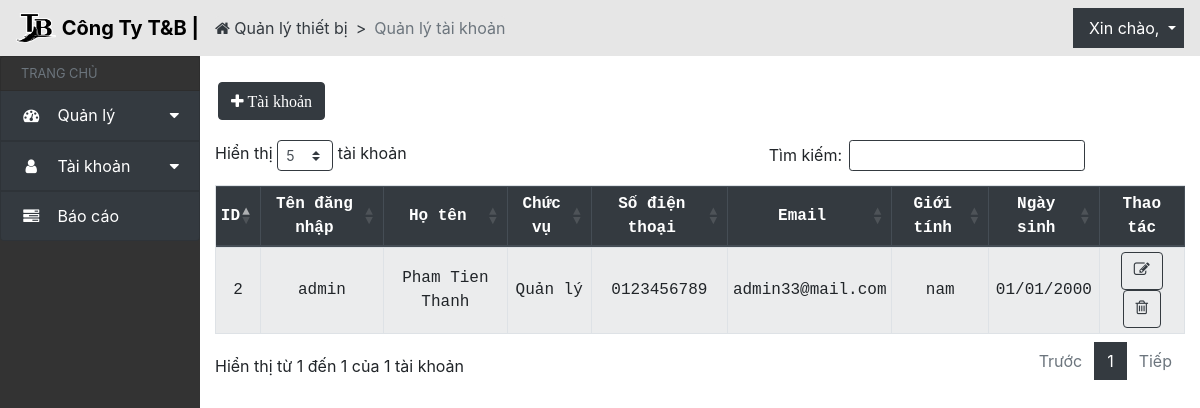
Before: /danhsachtaikhoan/ with the older database file.
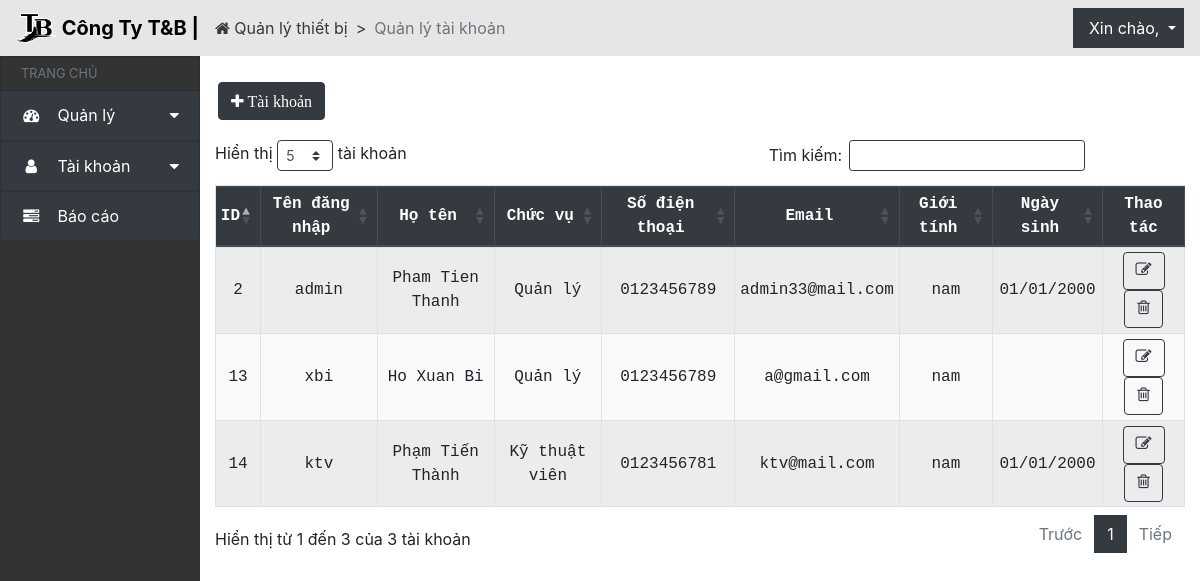
After: the same page with the newer database file.
### QLthietbi_app/models.py (models this page shows, shortened)
class CustomUser(AbstractBaseUser, PermissionsMixin):
    username = models.CharField(_('username'), max_length=30, unique=True,
                                help_text=_('Yêu cầu 30 ký tự hoặc ít hơn. Chỉ chứa chữ cái, số và các ký tự @/./+/-/_'),
                                error_messages={
                                    'unique': _("Tên đăng nhập đã tồn tại."),
                                },
                                null = False, blank = False,
                                )
    ho = models.CharField(max_length=30, verbose_name='Họ', blank=False, null=True)
    ten = models.CharField(max_length=30, verbose_name='Tên', blank=False, null=True)
    GENDER_CHOICES = [
        ('nam', 'Nam'),
        ('nu', 'Nữ'),
        ('khac', 'Khác'),
    ]
    gioi_tinh = models.CharField(max_length=6, choices=GENDER_CHOICES, default='Chưa đặt giới tính', blank=False, null=True, verbose_name='Giới tính')
    USER_ROLES = [('quanly', 'Quản Lý'),('kythuatvien', 'Kỹ Thuật Viên'),]
    chuc_vu = models.CharField(choices=USER_ROLES, max_length=20, default='Chưa đặt chức vụ',verbose_name='Chức vụ', blank=False, null=True)
    anh_the = models.ImageField(upload_to='anhthe/', blank=True, null=True, verbose_name='Ảnh thẻ')
    email = models.EmailField(verbose_name='Địa chỉ email', unique=True, null=False, blank=False)
    sdt = models.CharField(max_length=10, null=True, blank=True, verbose_name='Số điện thoại')
    dia_chi = models.CharField(max_length=100, null=True, blank=True, verbose_name='Địa chỉ')
    ngay_sinh = models.DateField(null=True, blank=True, verbose_name='Ngày sinh')
    ngay_vao_lam = models.DateField(null=True, blank=True, verbose_name='Ngày vào làm')
    is_active = models.BooleanField(default=True, verbose_name='Đang làm việc')
    is_staff = models.BooleanField(default=False, verbose_name='Nhân viên quản lý')
    objects = CustomUserManager()
    USERNAME_FIELD = 'username'
    REQUIRED_FIELDS = ['email']
    def get_full_name(self):
        return f"{self.ho} {self.ten}"
    class Meta:
        verbose_name_plural = 'Người dùng'

### QLthietbi_app/views.py (the view)
# urls.py: path('danhsachtaikhoan/', views.hoso_list, name='hoso_list'),
def hoso_list(request):
    listUser = CustomUser.objects.all()
    return render(request, 'taikhoan_list.html', {'listUser': listUser})

### QLthietbi_app/templates/taikhoan_list.html (shortened to what this page needs)
{% extends 'header_taikhoan.html' %}
{% block content %}
<div class="col py-2">
    <div class="row element-button">
        <div class="px-3 py-3 pr-1">
            <a href="{% url 'QLthietbi_app:tao_user' %}" class="btn btn-dark" data-tooltip="tooltip" data-placement="top" title="Thêm tài khoản">
                <i class="fa fa-plus" aria-hidden="true"> Tài khoản</i>
            </a>
        </div>
    </div>
    <div class="table-responsive">
        <table id="acc-table" class="table table-sm table-striped bg-light table-condensed table-bordered">
            <thead class="thead-dark">
                <th class="text-center">ID</th>
                <th class="text-center">Tên đăng nhập</th>
                <th class="text-center">Họ tên</th>
                <th class="text-center">Chức vụ</th>
                <th class="text-center">Số điện thoại</th>
                <th class="text-center">Email</th>
                <th class="text-center">Giới tính</th>
                <th class="text-center">Ngày sinh</th>
                <th class="text-center">Thao tác</th>
            </thead>
            <tbody>
                {% csrf_token %} {% for user in listUser %}
                <tr>
                    <td class="text-center">{{ user.id }}</td>
                    <td class="text-center">{{ user.username }}</td>
                    <td class="text-center">{{ user.get_full_name }}</td>
                    {% if user.chuc_vu == 'quanly' %}
                    <td class="text-center">Quản lý</td>
                    {% elif user.chuc_vu == 'kythuatvien' %}
                    <td class="text-center">Kỹ thuật viên</td>
                    {% endif %}
                    <td class="text-center">{{ user.sdt }}</td>
                    <td class="text-center">{{ user.email }}</td>
                    <td class="text-center">{{ user.gioi_tinh }}</td>
                    <td class="text-center">{{ user.ngay_sinh|date:"d/m/Y" }}</td>
                    <td class="text-center">
                        <a href="{% url 'QLthietbi_app:sua_user' user.id %}" class="btn btn-outline-dark" data-tooltip="tooltip" data-placement="top" title="Sửa"><i class="fa fa-pencil-square-o" aria-hidden="true"></i></a>
                        <a data-toggle="modal" data-target="#confirmDeleteTaiKhoanModal-{{ user.id }}" class="btn btn-outline-dark" data-tooltip="tooltip" data-placement="top" title="Xóa"><i class="fa fa-trash-o" aria-hidden="true"></i></a>
                    </td>
                </tr>
                {% endfor %}
            </tbody>
        </table>
    </div>
</div>
{% endblock %}

Changed rows visible on the page:
added CustomUser: id "13", username "xbi", get_full_name "Ho Xuan Bi", chuc_vu "Quản lý", sdt "0123456789", email "a@gmail.com", gioi_tinh "nam"
added CustomUser: id "14", username "ktv", get_full_name "Phạm Tiến Thành", chuc_vu "Kỹ thuật viên", sdt "0123456781", email "ktv@mail.com", gioi_tinh "nam", ngay_sinh "01/01/2000"
Other visible differences:
text written by a page script: "Hiển thị tài khoản Tìm kiếm: Hiển thị từ 1 đến 1 của 1 tài khoản Trước 1 Tiếp" → "Hiển thị tài khoản Tìm kiếm: Hiển thị từ 1 đến 3 của 3 tài khoản Trước 1 Tiếp"
